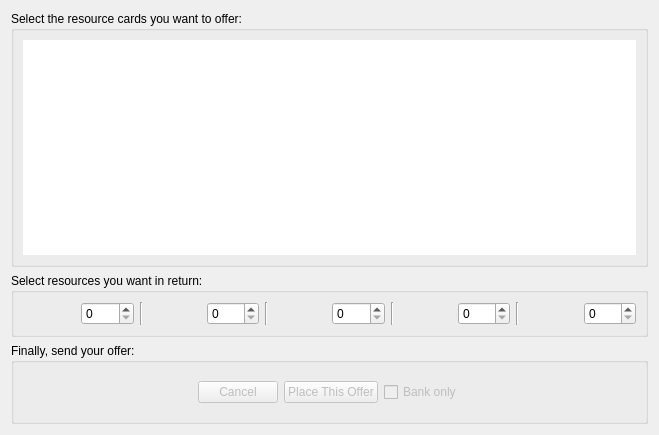
<?xml version="1.0" encoding="UTF-8"?>
<ui version="4.0">
 <class>TradeCreateForm</class>
 <widget class="QDialog" name="TradeCreateForm">
  <property name="geometry">
   <rect>
    <x>0</x>
    <y>0</y>
    <width>659</width>
    <height>435</height>
   </rect>
  </property>
  <property name="sizePolicy">
   <sizepolicy hsizetype="Fixed" vsizetype="Fixed">
    <horstretch>0</horstretch>
    <verstretch>0</verstretch>
   </sizepolicy>
  </property>
  <property name="windowTitle">
   <string>Trade</string>
  </property>
  <layout class="QVBoxLayout" name="verticalLayout">
   <item>
    <widget class="QGroupBox" name="groupBox">
     <property name="sizePolicy">
      <sizepolicy hsizetype="Preferred" vsizetype="Expanding">
       <horstretch>0</horstretch>
       <verstretch>0</verstretch>
      </sizepolicy>
     </property>
     <property name="title">
      <string>Select the resource cards you want to offer:</string>
     </property>
     <layout class="QVBoxLayout" name="verticalLayout_2">
      <item>
       <widget class="QGraphicsView" name="graphicsViewCardSelection">
        <property name="autoFillBackground">
         <bool>false</bool>
        </property>
        <property name="frameShape">
         <enum>QFrame::NoFrame</enum>
        </property>
        <property name="frameShadow">
         <enum>QFrame::Plain</enum>
        </property>
        <property name="lineWidth">
         <number>1</number>
        </property>
        <property name="verticalScrollBarPolicy">
         <enum>Qt::ScrollBarAlwaysOff</enum>
        </property>
        <property name="horizontalScrollBarPolicy">
         <enum>Qt::ScrollBarAlwaysOff</enum>
        </property>
       </widget>
      </item>
     </layout>
    </widget>
   </item>
   <item>
    <widget class="QGroupBox" name="grouBoxTrade">
     <property name="title">
      <string>Select resources you want in return:</string>
     </property>
     <layout class="QGridLayout" name="gridLayout">
      <item row="2" column="1">
       <widget class="QSpinBox" name="spinLumberWant"/>
      </item>
      <item row="2" column="4">
       <widget class="QSpinBox" name="spinClayWant"/>
      </item>
      <item row="2" column="7">
       <widget class="QSpinBox" name="spinWoolWant"/>
      </item>
      <item row="2" column="10">
       <widget class="QSpinBox" name="labelWeatWant"/>
      </item>
      <item row="2" column="13">
       <widget class="QSpinBox" name="spinOreWant"/>
      </item>
      <item row="2" column="0">
       <widget class="QLabel" name="labelLumber">
        <property name="text">
         <string/>
        </property>
        <property name="pixmap">
         <pixmap resource="../resources/Resources.qrc">:/Images/Lumber.png</pixmap>
        </property>
        <property name="alignment">
         <set>Qt::AlignCenter</set>
        </property>
       </widget>
      </item>
      <item row="2" column="3">
       <widget class="QLabel" name="labelClay">
        <property name="text">
         <string/>
        </property>
        <property name="pixmap">
         <pixmap resource="../resources/Resources.qrc">:/Images/Clay.png</pixmap>
        </property>
        <property name="alignment">
         <set>Qt::AlignCenter</set>
        </property>
       </widget>
      </item>
      <item row="2" column="6">
       <widget class="QLabel" name="labelWool">
        <property name="text">
         <string/>
        </property>
        <property name="pixmap">
         <pixmap resource="../resources/Resources.qrc">:/Images/Wool.png</pixmap>
        </property>
        <property name="alignment">
         <set>Qt::AlignCenter</set>
        </property>
       </widget>
      </item>
      <item row="2" column="9">
       <widget class="QLabel" name="labelWeat">
        <property name="text">
         <string/>
        </property>
        <property name="pixmap">
         <pixmap resource="../resources/Resources.qrc">:/Images/Wheat.png</pixmap>
        </property>
        <property name="alignment">
         <set>Qt::AlignCenter</set>
        </property>
       </widget>
      </item>
      <item row="2" column="12">
       <widget class="QLabel" name="labelOre">
        <property name="text">
         <string/>
        </property>
        <property name="pixmap">
         <pixmap resource="../resources/Resources.qrc">:/Images/Ore.png</pixmap>
        </property>
        <property name="alignment">
         <set>Qt::AlignCenter</set>
        </property>
       </widget>
      </item>
      <item row="2" column="2">
       <widget class="Line" name="line">
        <property name="orientation">
         <enum>Qt::Vertical</enum>
        </property>
       </widget>
      </item>
      <item row="2" column="5">
       <widget class="Line" name="line_2">
        <property name="orientation">
         <enum>Qt::Vertical</enum>
        </property>
       </widget>
      </item>
      <item row="2" column="8">
       <widget class="Line" name="line_3">
        <property name="orientation">
         <enum>Qt::Vertical</enum>
        </property>
       </widget>
      </item>
      <item row="2" column="11">
       <widget class="Line" name="line_4">
        <property name="orientation">
         <enum>Qt::Vertical</enum>
        </property>
       </widget>
      </item>
     </layout>
    </widget>
   </item>
   <item>
    <widget class="QGroupBox" name="groupBox_2">
     <property name="title">
      <string>Finally, send your offer:</string>
     </property>
     <layout class="QVBoxLayout" name="verticalLayout_3">
      <item>
       <widget class="QWidget" name="widget_2" native="true">
        <layout class="QHBoxLayout" name="horizontalLayout">
         <item>
          <spacer name="horizontalSpacer_2">
           <property name="orientation">
            <enum>Qt::Horizontal</enum>
           </property>
           <property name="sizeHint" stdset="0">
            <size>
             <width>40</width>
             <height>20</height>
            </size>
           </property>
          </spacer>
         </item>
         <item>
          <widget class="QPushButton" name="buttonCancelOffer">
           <property name="enabled">
            <bool>false</bool>
           </property>
           <property name="text">
            <string>Cancel</string>
           </property>
           <property name="autoDefault">
            <bool>false</bool>
           </property>
          </widget>
         </item>
         <item>
          <widget class="QPushButton" name="buttonPlaceOffer">
           <property name="enabled">
            <bool>false</bool>
           </property>
           <property name="text">
            <string>Place This Offer</string>
           </property>
           <property name="autoDefault">
            <bool>false</bool>
           </property>
          </widget>
         </item>
         <item>
          <widget class="QCheckBox" name="checkBoxBankOnly">
           <property name="enabled">
            <bool>false</bool>
           </property>
           <property name="text">
            <string>Bank only</string>
           </property>
          </widget>
         </item>
         <item>
          <spacer name="horizontalSpacer_3">
           <property name="orientation">
            <enum>Qt::Horizontal</enum>
           </property>
           <property name="sizeHint" stdset="0">
            <size>
             <width>40</width>
             <height>20</height>
            </size>
           </property>
          </spacer>
         </item>
        </layout>
       </widget>
      </item>
     </layout>
    </widget>
   </item>
  </layout>
 </widget>
 <resources>
  <include location="../resources/Resources.qrc"/>
 </resources>
 <connections>
  <connection>
   <sender>buttonCancelOffer</sender>
   <signal>clicked()</signal>
   <receiver>TradeCreateForm</receiver>
   <slot>close()</slot>
   <hints>
    <hint type="sourcelabel">
     <x>268</x>
     <y>364</y>
    </hint>
    <hint type="destinationlabel">
     <x>329</x>
     <y>303</y>
    </hint>
   </hints>
  </connection>
 </connections>
</ui>
